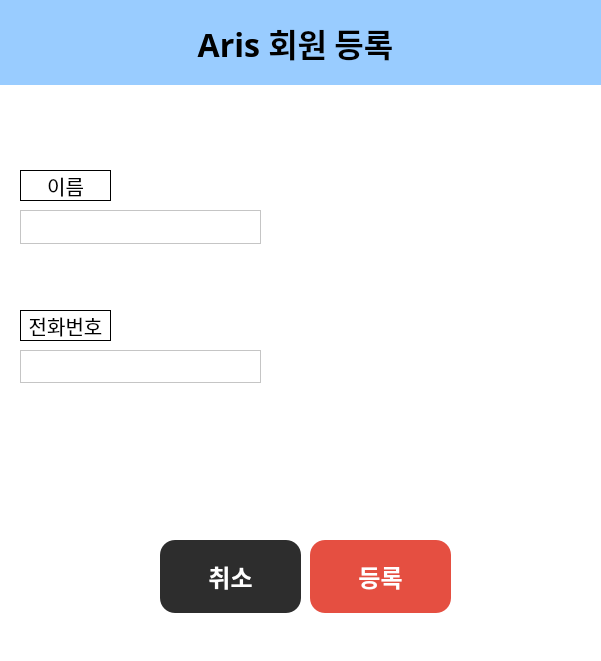
<?xml version="1.0" encoding="UTF-8"?>
<ui version="4.0">
 <class>Dialog</class>
 <widget class="QDialog" name="Dialog">
  <property name="geometry">
   <rect>
    <x>0</x>
    <y>0</y>
    <width>601</width>
    <height>661</height>
   </rect>
  </property>
  <property name="windowTitle">
   <string>Dialog</string>
  </property>
  <property name="styleSheet">
   <string notr="true">background-color: rgb(255, 255, 255);</string>
  </property>
  <widget class="QLabel" name="choose_option_title_label">
   <property name="geometry">
    <rect>
     <x>-10</x>
     <y>0</y>
     <width>611</width>
     <height>85</height>
    </rect>
   </property>
   <property name="minimumSize">
    <size>
     <width>0</width>
     <height>85</height>
    </size>
   </property>
   <property name="maximumSize">
    <size>
     <width>16777215</width>
     <height>85</height>
    </size>
   </property>
   <property name="font">
    <font>
     <family>Pretendard ExtraBold</family>
     <pointsize>24</pointsize>
     <weight>75</weight>
     <bold>true</bold>
    </font>
   </property>
   <property name="styleSheet">
    <string notr="true"> background-color:rgb(153, 204, 255);
</string>
   </property>
   <property name="text">
    <string>Aris 회원 등록</string>
   </property>
   <property name="alignment">
    <set>Qt::AlignCenter</set>
   </property>
  </widget>
  <widget class="QLabel" name="name_label">
   <property name="geometry">
    <rect>
     <x>20</x>
     <y>170</y>
     <width>91</width>
     <height>31</height>
    </rect>
   </property>
   <property name="styleSheet">
    <string notr="true">font: 20px</string>
   </property>
   <property name="frameShape">
    <enum>QFrame::Box</enum>
   </property>
   <property name="text">
    <string>이름</string>
   </property>
   <property name="alignment">
    <set>Qt::AlignCenter</set>
   </property>
  </widget>
  <widget class="QTextEdit" name="name_textEdit">
   <property name="geometry">
    <rect>
     <x>20</x>
     <y>210</y>
     <width>241</width>
     <height>34</height>
    </rect>
   </property>
   <property name="styleSheet">
    <string notr="true">font: 18px
</string>
   </property>
  </widget>
  <widget class="QLabel" name="phone_label">
   <property name="geometry">
    <rect>
     <x>20</x>
     <y>310</y>
     <width>91</width>
     <height>31</height>
    </rect>
   </property>
   <property name="styleSheet">
    <string notr="true">font: 20px</string>
   </property>
   <property name="frameShape">
    <enum>QFrame::Box</enum>
   </property>
   <property name="text">
    <string>전화번호</string>
   </property>
   <property name="alignment">
    <set>Qt::AlignCenter</set>
   </property>
  </widget>
  <widget class="QTextEdit" name="phone_textEdit">
   <property name="geometry">
    <rect>
     <x>20</x>
     <y>350</y>
     <width>241</width>
     <height>33</height>
    </rect>
   </property>
   <property name="styleSheet">
    <string notr="true">font: 18px

</string>
   </property>
  </widget>
  <widget class="QPushButton" name="mb_cancel_btn">
   <property name="geometry">
    <rect>
     <x>160</x>
     <y>540</y>
     <width>141</width>
     <height>73</height>
    </rect>
   </property>
   <property name="minimumSize">
    <size>
     <width>141</width>
     <height>73</height>
    </size>
   </property>
   <property name="font">
    <font>
     <family>Pretendard SemiBold</family>
     <pointsize>18</pointsize>
     <weight>75</weight>
     <bold>true</bold>
    </font>
   </property>
   <property name="styleSheet">
    <string notr="true">background-color: rgb(45, 45, 45);
border-radius: 15px;
color:white;</string>
   </property>
   <property name="text">
    <string>취소</string>
   </property>
  </widget>
  <widget class="QPushButton" name="mb_regist_btn">
   <property name="geometry">
    <rect>
     <x>310</x>
     <y>540</y>
     <width>141</width>
     <height>73</height>
    </rect>
   </property>
   <property name="minimumSize">
    <size>
     <width>141</width>
     <height>73</height>
    </size>
   </property>
   <property name="font">
    <font>
     <family>Pretendard SemiBold</family>
     <pointsize>18</pointsize>
     <weight>75</weight>
     <bold>true</bold>
    </font>
   </property>
   <property name="styleSheet">
    <string notr="true">background-color: rgb(229, 79, 65);
border-radius: 15px;
color:white;</string>
   </property>
   <property name="text">
    <string>등록</string>
   </property>
  </widget>
 </widget>
 <resources/>
 <connections/>
</ui>
